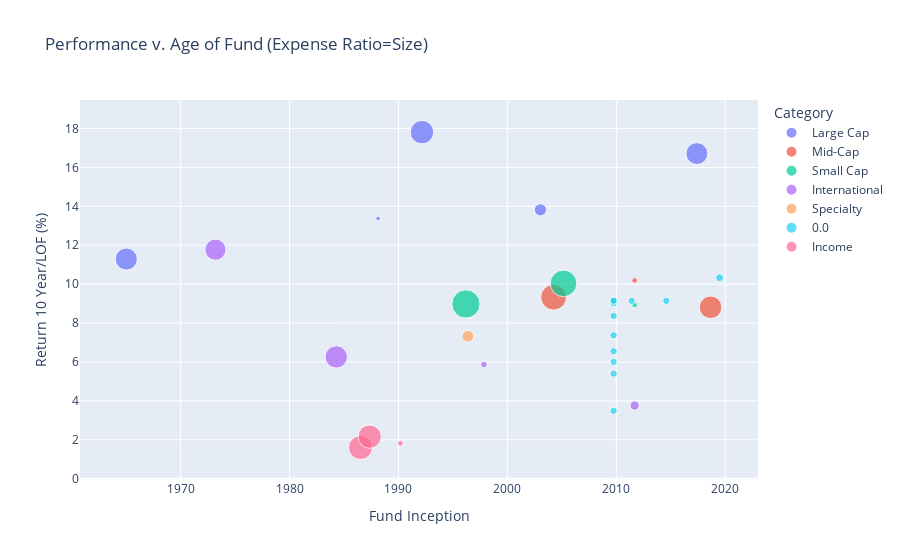

This figure's notebook cell:
### Code cell
fig = px.scatter(fid401k_df, x="Inception Date", y="10 Year/LOF", color="Category",
                 size='Gross Expense Ratio', hover_data=['Name'],
                    labels={
                     "Inception Date": "Fund Inception",
                     "10 Year/LOF": "Return 10 Year/LOF (%)",
                 },
                title="Performance v. Age of Fund (Expense Ratio=Size)")
fig.show()

### Figure 1 — Plotly figure (JSON) as saved in the notebook; plotly's stock layout.template omitted (floating-point values rounded to 4 significant figures)
{"data": [{"customdata": [["DODGE & COX STOCK X (DOXGX)"], ["FID 500 INDEX (FXAIX)"], ["FID CONTRAFUND K6 (FLCNX)"], ["JPM LG CAP GROWTH R6 (JLGMX)"], ["VAN FTSE SOC IDX ADM (VFTAX)"]], "hovertemplate": "Category=Large Cap<br>Fund Inception=%{x}<br>Return 10 Year/LOF (%)=%{y}<br>Gross Expense Ratio=%{marker.size}<br>Name=%{customdata[0]}<extra></extra>", "legendgroup": "Large Cap", "marker": {"color": "#636efa", "size": [0.46, 0.02, 0.45, 0.52, 0.14], "sizemode": "area", "sizeref": 0.001875, "symbol": "circle"}, "mode": "markers", "name": "Large Cap", "orientation": "v", "showlegend": true, "type": "scatter", "x": ["1965-01-04T00:00:00", "1988-02-17T00:00:00", "2017-05-25T00:00:00", "1992-02-28T00:00:00", "2003-01-14T00:00:00"], "xaxis": "x", "y": [11.29, 13.37, 16.71, 17.81, 13.82], "yaxis": "y"}, {"customdata": [["AM CENT MD CP VAL R6 (AMDVX)"], ["EAGLE MID CAP GR F"], ["FID MID CAP IDX (FSMDX)"]], "hovertemplate": "Category=Mid-Cap<br>Fund Inception=%{x}<br>Return 10 Year/LOF (%)=%{y}<br>Gross Expense Ratio=%{marker.size}<br>Name=%{customdata[0]}<extra></extra>", "legendgroup": "Mid-Cap", "marker": {"color": "#EF553B", "size": [0.63, 0.48, 0.03], "sizemode": "area", "sizeref": 0.001875, "symbol": "circle"}, "mode": "markers", "name": "Mid-Cap", "orientation": "v", "showlegend": true, "type": "scatter", "x": ["2004-03-31T00:00:00", "2018-08-28T00:00:00", "2011-09-08T00:00:00"], "xaxis": "x", "y": [9.33, 8.81, 10.19], "yaxis": "y"}, {"customdata": [["FID SM CAP IDX (FSSNX)"], ["FKLN SM CAP VAL ADV (FVADX)"], ["J H TRITON N (JGMNX)"]], "hovertemplate": "Category=Small Cap<br>Fund Inception=%{x}<br>Return 10 Year/LOF (%)=%{y}<br>Gross Expense Ratio=%{marker.size}<br>Name=%{customdata[0]}<extra></extra>", "legendgroup": "Small Cap", "marker": {"color": "#00cc96", "size": [0.03, 0.75, 0.67], "sizemode": "area", "sizeref": 0.001875, "symbol": "circle"}, "mode": "markers", "name": "Small Cap", "orientation": "v", "showlegend": true, "type": "scatter", "x": ["2011-09-08T00:00:00", "1996-03-11T00:00:00", "2005-02-25T00:00:00"], "xaxis": "x", "y": [8.93, 8.98, 10.04], "yaxis": "y"}, {"customdata": [["AF EUROPAC GROWTH R6 (RERGX)"], ["AF NEW PERSPECT R6 (RNPGX)"], ["FID EMRG MKTS IDX (FPADX)"], ["FID INTL INDEX (FSPSX)"]], "hovertemplate": "Category=International<br>Fund Inception=%{x}<br>Return 10 Year/LOF (%)=%{y}<br>Gross Expense Ratio=%{marker.size}<br>Name=%{customdata[0]}<extra></extra>", "legendgroup": "International", "marker": {"color": "#ab63fa", "size": [0.47, 0.42, 0.08, 0.04], "sizemode": "area", "sizeref": 0.001875, "symbol": "circle"}, "mode": "markers", "name": "International", "orientation": "v", "showlegend": true, "type": "scatter", "x": ["1984-04-16T00:00:00", "1973-03-13T00:00:00", "2011-09-08T00:00:00", "1997-11-05T00:00:00"], "xaxis": "x", "y": [6.26, 11.77, 3.76, 5.87], "yaxis": "y"}, {"customdata": [["VAN REAL EST IDX ADM (VGSLX)"]], "hovertemplate": "Category=Specialty<br>Fund Inception=%{x}<br>Return 10 Year/LOF (%)=%{y}<br>Gross Expense Ratio=%{marker.size}<br>Name=%{customdata[0]}<extra></extra>", "legendgroup": "Specialty", "marker": {"color": "#FFA15A", "size": [0.13], "sizemode": "area", "sizeref": 0.001875, "symbol": "circle"}, "mode": "markers", "name": "Specialty", "orientation": "v", "showlegend": true, "type": "scatter", "x": ["1996-05-13T00:00:00"], "xaxis": "x", "y": [7.32], "yaxis": "y"}, {"customdata": [["FID FDM IDX 2015 PRM (FFYPX)"], ["FID FDM IDX 2020 PRM (FKIPX)"], ["FID FDM IDX 2025 PRM (FLIPX)"], ["FID FDM IDX 2030 PRM (FMKPX)"], ["FID FDM IDX 2035 PRM (FNIPX)"], ["FID FDM IDX 2040 PRM (FPIPX)"], ["FID FDM IDX 2045 PRM (FQIPX)"], ["FID FDM IDX 2050 PRM (FRLPX)"], ["FID FDM IDX 2055 PRM (FTYPX)"], ["FID FDM IDX 2060 PRM (FUIPX)"], ["FID FDM IDX 2065 PRM (FVIPX)"], ["FID FDM IDX INC PRM (FAPIX)"]], "hovertemplate": "Category=0.0<br>Fund Inception=%{x}<br>Return 10 Year/LOF (%)=%{y}<br>Gross Expense Ratio=%{marker.size}<br>Name=%{customdata[0]}<extra></extra>", "legendgroup": "0.0", "marker": {"color": "#19d3f3", "size": [0.05, 0.05, 0.05, 0.05, 0.05, 0.05, 0.05, 0.05, 0.05, 0.05, 0.06, 0.05], "sizemode": "area", "sizeref": 0.001875, "symbol": "circle"}, "mode": "markers", "name": "0.0", "orientation": "v", "showlegend": true, "type": "scatter", "x": ["2009-10-02T00:00:00", "2009-10-02T00:00:00", "2009-10-02T00:00:00", "2009-10-02T00:00:00", "2009-10-02T00:00:00", "2009-10-02T00:00:00", "2009-10-02T00:00:00", "2009-10-02T00:00:00", "2011-06-01T00:00:00", "2014-08-05T00:00:00", "2019-06-28T00:00:00", "2009-10-02T00:00:00"], "xaxis": "x", "y": [5.4, 6, 6.55, 7.37, 8.37, 9.02, 9.15, 9.15, 9.14, 9.14, 10.33, 3.49], "yaxis": "y"}, {"customdata": [["FID US BOND IDX (FXNAX)"], ["PGIM GLB TOT RTN R6 (PGTQX)"], ["PIM TOTAL RT INST (PTTRX)"]], "hovertemplate": "Category=Income<br>Fund Inception=%{x}<br>Return 10 Year/LOF (%)=%{y}<br>Gross Expense Ratio=%{marker.size}<br>Name=%{customdata[0]}<extra></extra>", "legendgroup": "Income", "marker": {"color": "#FF6692", "size": [0.03, 0.54, 0.51], "sizemode": "area", "sizeref": 0.001875, "symbol": "circle"}, "mode": "markers", "name": "Income", "orientation": "v", "showlegend": true, "type": "scatter", "x": ["1990-03-08T00:00:00", "1986-07-07T00:00:00", "1987-05-11T00:00:00"], "xaxis": "x", "y": [1.82, 1.6, 2.16], "yaxis": "y"}], "layout": {"legend": {"itemsizing": "constant", "title": {"text": "Category"}, "tracegroupgap": 0}, "title": {"text": "Performance v. Age of Fund (Expense Ratio=Size)"}, "xaxis": {"anchor": "y", "domain": [0, 1], "title": {"text": "Fund Inception"}}, "yaxis": {"anchor": "x", "domain": [0, 1], "title": {"text": "Return 10 Year/LOF (%)"}}}}
